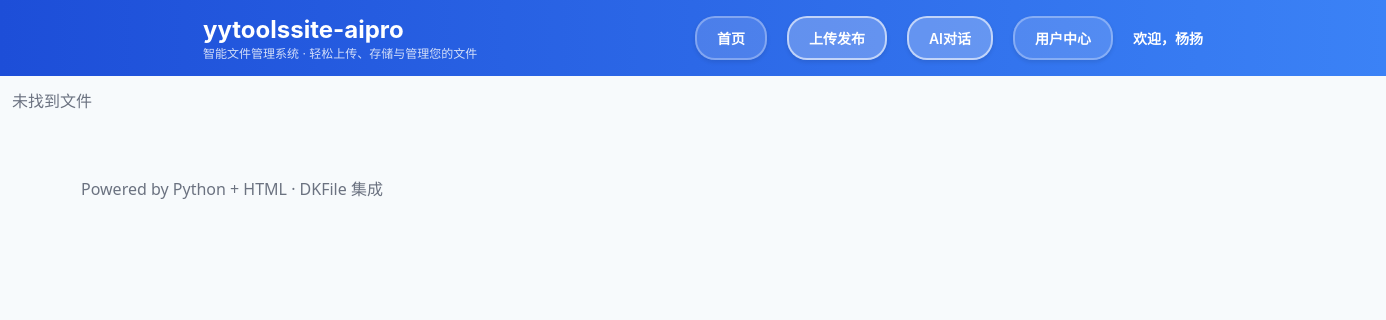
The page /files/825f611edf01459ebb50dfe31fcfb157 (signed in) on the database as committed earlier.
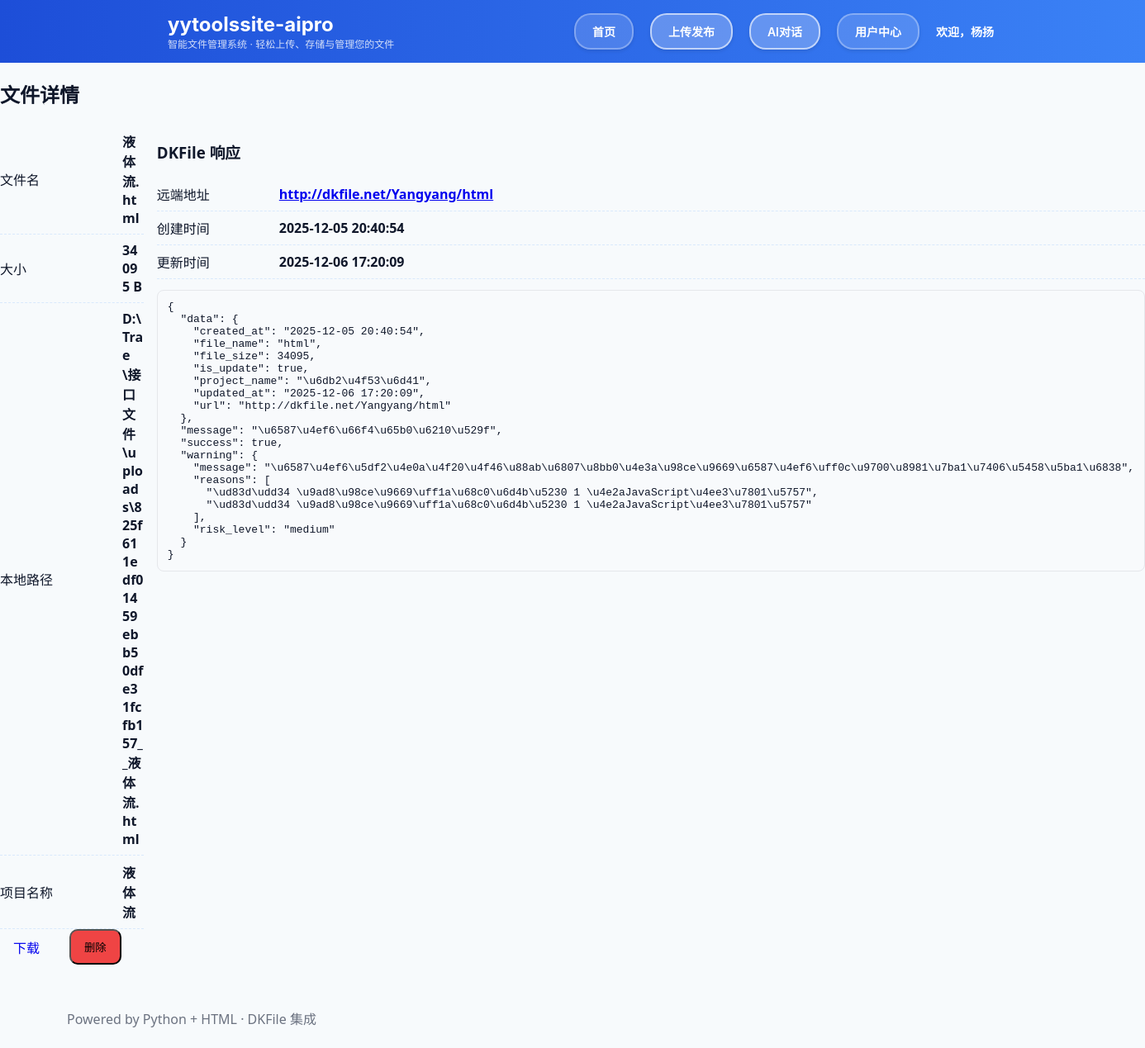
The same page on the database as committed later.
### tables this page shows
CREATE TABLE files (
                        id TEXT PRIMARY KEY,
                        filename TEXT NOT NULL,
                        stored_name TEXT NOT NULL,
                        path TEXT NOT NULL,
                        size INTEGER NOT NULL,
                        dkfile TEXT,
                        project_name TEXT,
                        project_desc TEXT
                    , user_id TEXT DEFAULT "default_user");

### app.py (the view)
    def decorated_function(*args, **kwargs):
        if 'user_id' not in session:
            return redirect(url_for('login', next=request.url))
        return f(*args, **kwargs)

### app.py (called while the page is built)
def ensure_dirs():
    UPLOAD_DIR.mkdir(parents=True, exist_ok=True)
    DATA_DIR.mkdir(parents=True, exist_ok=True)

def get_db():
    conn = sqlite3.connect(str(DB_FILE))
    conn.row_factory = sqlite3.Row
    return conn

def get_file_by_id(file_id, user_id=None, check_owner=True):
    conn = get_db()
    try:
        if check_owner and user_id:
            row = conn.execute('SELECT * FROM files WHERE id = ? AND user_id = ?', (file_id, user_id)).fetchone()
        else:
            row = conn.execute('SELECT * FROM files WHERE id = ?', (file_id,)).fetchone()
        if row:
            return {"id": row["id"], "filename": row["filename"], "stored_name": row["stored_name"],
                    "path": row["path"], "size": row["size"], "dkfile": json.loads(row["dkfile"] if row["dkfile"] else "null"),
                    "project_name": row["project_name"], "project_desc": row["project_desc"],
                    "user_id": row["user_id"]}
        return None
    finally:
        conn.close()

### templates/detail.html (shortened to what this page needs)
{% extends 'base.html' %}
{% block content %}
{% if not_found %}
  <div class="empty">未找到文件</div>
{% else %}
  <section class="panel">
    <h2>文件详情</h2>
    <div class="grid">
      <div>
        <div class="kv"><span>文件名</span><strong>{{ item.filename }}</strong></div>
        <div class="kv"><span>大小</span><strong>{{ (item.size or 0) | int }} B</strong></div>
        <div class="kv"><span>本地路径</span><strong>{{ item.path }}</strong></div>
        {% if item.project_name %}
        <div class="kv"><span>项目名称</span><strong>{{ item.project_name }}</strong></div>
        {% endif %}
        <div class="actions">
          <a class="btn" href="{{ url_for('download_local', stored_name=item.stored_name) }}">下载</a>
          <form class="inline" action="{{ url_for('file_delete', file_id=item.id) }}" method="post">
            <button class="btn danger" type="submit" onclick="return confirm('确定要删除这个文件吗？此操作不可恢复。')">删除</button>
          </form>
        </div>
      </div>
      <div>
        <h3>DKFile 响应</h3>
        {% if item.dkfile %}
          {% set d = item.dkfile.data if item.dkfile and item.dkfile.success else None %}
          {% if d and d.url %}
            <div class="kv"><span>远端地址</span><strong><a href="{{ d.url }}" target="_blank">{{ d.url }}</a></strong></div>
            <div class="kv"><span>创建时间</span><strong>{{ d.created_at }}</strong></div>
            {% if d.updated_at %}
            <div class="kv"><span>更新时间</span><strong>{{ d.updated_at }}</strong></div>
            {% endif %}
          {% endif %}
          <pre class="code">{{ item.dkfile | tojson(indent=2) }}</pre>
        {% else %}
          <div class="empty">暂无</div>
        {% endif %}
      </div>
    </div>
  </section>
{% endif %}
{% endblock %}

Rows that differ between the two databases and show on the page:
added files: filename "液体流.html", size "34095", path "D:\\Trae\\接口文件\\uploads\\825f611edf01459ebb50dfe31fcfb157__液体流.html", project_name "液体流"
Other text that changed with them:
{{ d.url }}: (not shown) → "http://dkfile.net/Yangyang/html"
{{ d.created_at }}: (not shown) → "2025-12-05 20:40:54"
{{ d.updated_at }}: (not shown) → "2025-12-06 17:20:09"
{{ item.dkfile | tojson(indent=2) }}: (not shown) → "{ \"data\": { \"created_at\": \"2025-12-05 20:40:54\", \"file_name\": \"html\", \"file_size\": 34095, \"is_update\": true, \"project_name\": \"\\u6db2\\u4f53\\u6d41\", \"updated_at\": \"2025-12-06 17:20:09\", \"url\": \"http://dkfile.net/Yangyang/html\" }, \"message\": \"\\u6587\\u4ef6\\u66f4\\u65b0\\u6210\\u529f\", \"success\": true, \"warning\": { \"message\": \"\\u6587\\u4ef6\\u5df2\\u4e0a\\u4f20\\u4f46\\u88ab\\u6807\\u8bb0\\u4e3a\\u98ce\\u9669\\u6587\\u4ef6\\uff0c\\u9700\\u8981\\u7ba1\\u7406\\u5458\\u5ba1\\u6838\", \"reasons\": [ \"\\ud83d\\udd34 \\u9ad8\\u98ce\\u9669\\uff1a\\u68c0\\u6d4b\\u5230 1 \\u4e2aJavaScript\\u4ee3\\u7801\\u5757\", \"\\ud83d\\udd34 \\u9ad8\\u98ce\\u9669\\uff1a\\u68c0\\u6d4b\\u5230 1 \\u4e2aJavaScript\\u4ee3\\u7801\\u5757\" ], \"risk_level\": \"medium\" } }"
text no longer shown: "未找到文件"
text now shown: "文件详情 文件名 大小 B 本地路径 项目名称 下载 删除 DKFile 响应 远端地址 创建时间 更新时间"
